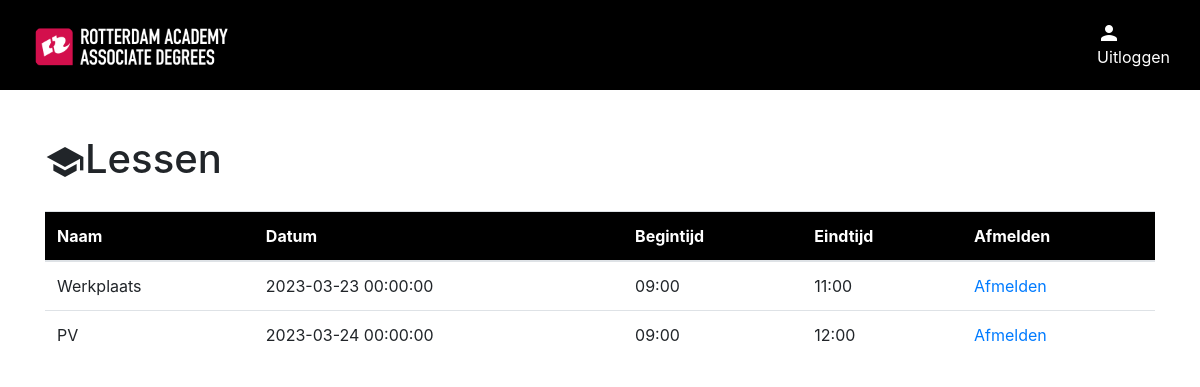
The app's page /lessen_overzicht (signed in) with its own data.
### models/lessonModel.py (models this page shows)
class Lesson(db.Model):
    id = db.Column(db.String(255), primary_key=True)
    name = db.Column(db.String(100), nullable=True)
    question = db.Column(db.String(600), nullable=True)
    date = db.Column(db.String(200), nullable=False)
    start_time = db.Column(db.String(200), nullable=False)
    end_time = db.Column(db.String(200), nullable=False)
    attendance_records = relationship('Attendance', backref='lesson_record', cascade='all, delete')
    classes = relationship('LessonClass', backref=db.backref('lesson_record', lazy=True), cascade='all, delete')
    def to_dict(self):
        return {
            'id': self.id,
            'name': self.name,
            'question': self.question,
            'date': self.date,
            'start_time': self.start_time,
            'end_time': self.end_time,
            'classes': [{'id': c.class_id,
                         'name': c.classes.name if c.classes else ''
                         } for c in self.classes],
        }

### routes/lessonRoutes.py (the view)
    @app.route("/lessen_overzicht")
    def lessons_index():
        class_lessons = session.get('class_lessons')
        student_id = session.get('user_id')
        for lesson in class_lessons:
            attendance = Attendance.query.filter_by(lesson_id=lesson['id'], student_id=student_id).first()
            if attendance != None:
                if attendance.status == "Afwezig":
                    lesson['absent'] = True
                else:
                    lesson['absent'] = False
        if class_lessons:
            classes = ClassController.get_all_classes()
            lessons = LessonController.get_all_lessons()
            return render_template(
                "lessons/index.html", lessons=lessons, classes=classes, class_lessons=class_lessons
            )
        else:
            classes = ClassController.get_all_classes()
            lessons = LessonController.get_all_lessons()
            return render_template(
                "lessons/index.html", lessons=lessons, classes=classes
            )

### controllers/classController.py (called while the page is built)
    @staticmethod
    def get_all_classes():
        classes = Class.query.all()
        class_dict = [class_.to_dict() for class_ in classes]
        return class_dict

### controllers/lessonController.py (called while the page is built)
    @staticmethod
    def get_all_lessons():
        lessons = Lesson.query.all()
        lessons_dict = [lesson.to_dict() for lesson in lessons]
        return lessons_dict

### models/classModel.py (called while the page is built)
    def to_dict(self):
        return {
            'id': self.id,
            'name': self.name,
            'students': [{'id': s.student_id,
                          'name': s.student.name
                          } for s in self.student_classes],
        }

### templates/lessons/index.html (shortened to what this page needs)
{% include "layout.html" %}
{% block content %}
{% include "navigation.html" %}
<div class="lessons container">
    <div class="index" id="lessons">
        <div class="top-content">
            <h1><span class="material-icons" style="font-size: 40px;">school</span>Lessen</h1>
        </div>
        {% if session["user_role"] == 1 %}
        <table class="table">
            <thead style="background-color: black; color: #fff;">
            <tr>
                <th scope="Name">Naam</th>
                <th scope="Date">Datum</th>
                <th scope="Starttime">Begintijd</th>
                <th scope="Endtime">Eindtijd</th>
                <th scope="Signout">Afmelden</th>
            </tr>
            </thead>
            <tbody>
            {% for lesson in class_lessons %}
            <tr {% if lesson.absent %}class="absent" {% endif %}>
                <td>{{ lesson.name }}</td>
                <td>{{ lesson.date }}</td>
                <td>{{ lesson.start_time }}</td>
                <td>{{ lesson.end_time }}</td>
                <td><a id="signoutBtn" data-toggle="modal" data-target="#signoutModal" data-lesson-id="{{ lesson.id }}"
                       data-student-id="{{ session["user_id"] }}" href="#">Afmelden</a></td>
            </tr>
            {% endfor %}
            </tbody>
        </table>
        {% endif %}
    </div>
</div>
{% endblock %}

### static/css/style.css (style rules this page uses)
:root { --black: #000; --white: #fff; --racRed: #D30E4C; --racBlue: #3CAAD7; --textColor: #272727; }
.container { position: relative; top: 90px; }
.index .top-content { display: flex; justify-content: space-between; align-items: center; margin: 45px 0 20px 0; }
.material-icons { vertical-align: middle; }

### records on screen
Lesson: name "Werkplaats", date "2023-03-23 00:00:00", start_time "09:00", end_time "11:00"
Lesson: name "PV", date "2023-03-24 00:00:00", start_time "09:00", end_time "12:00"
